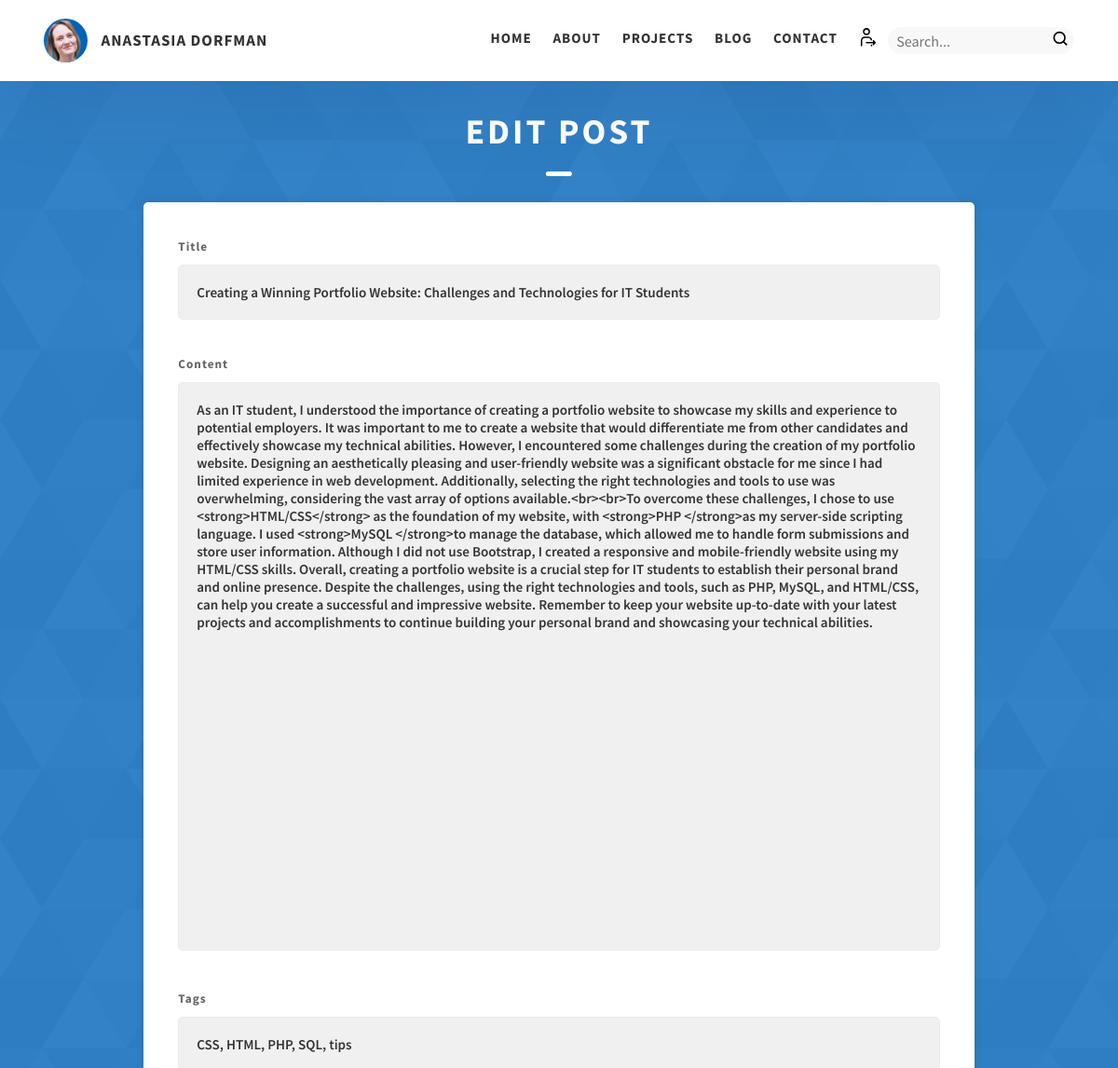
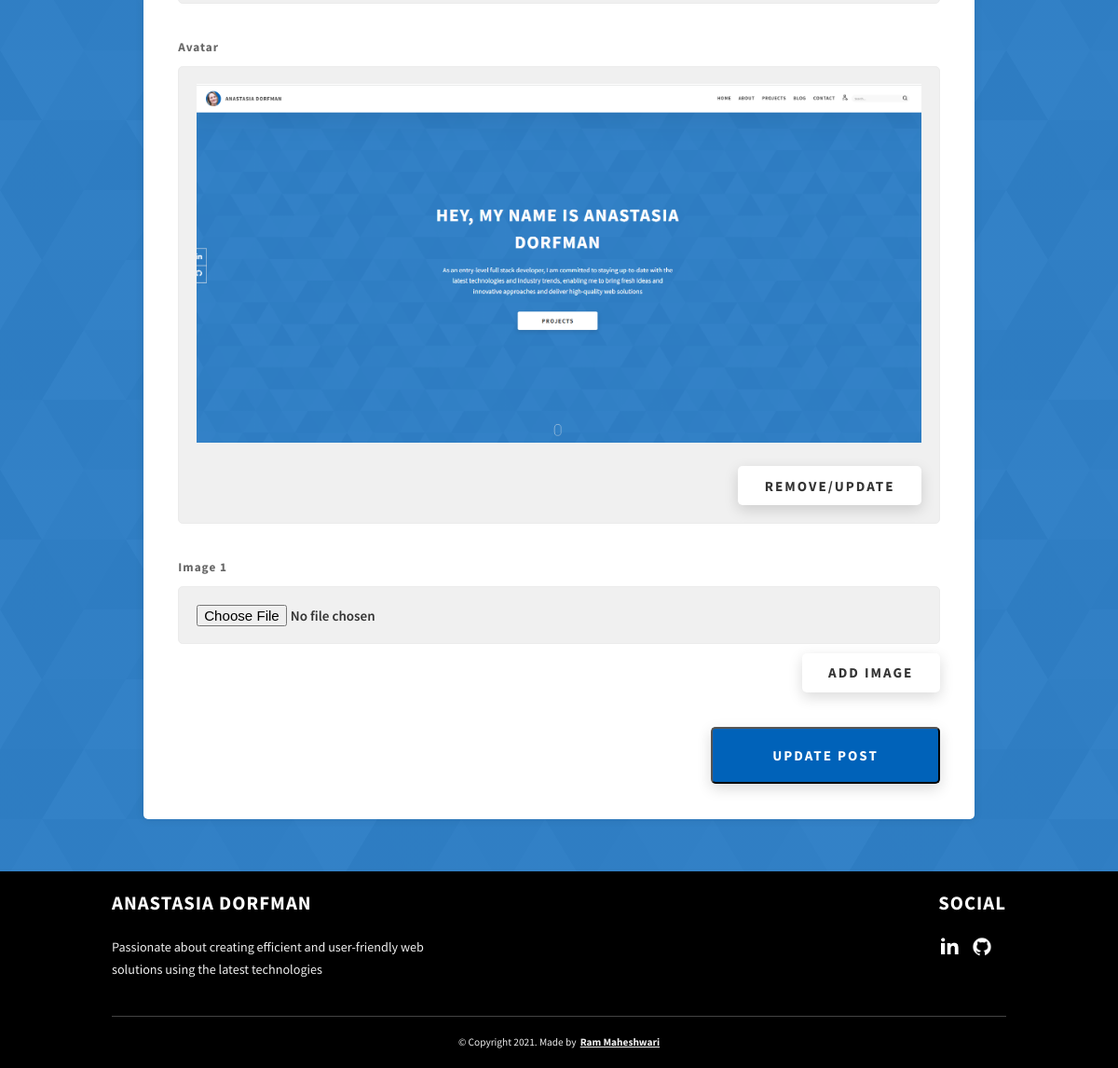
The page /create_post.php?post_id=1 (signed in) on the database its author committed (2 pictures, top to bottom).
### tables this page shows
CREATE TABLE `posts` (
  `post_id` int(11) NOT NULL AUTO_INCREMENT,
  `title` varchar(255) NOT NULL,
  `content` longtext NOT NULL,
  `created_at` timestamp NOT NULL DEFAULT CURRENT_TIMESTAMP,
  `blog_id` int(11) NOT NULL,
  `user_id` int(11) NOT NULL,
  PRIMARY KEY (`post_id`),
  KEY `FK_posts_idx` (`blog_id`),
  KEY `FK_posts_users_idx` (`user_id`),
  CONSTRAINT `FK_posts` FOREIGN KEY (`blog_id`) REFERENCES `blogs` (`blog_id`) ON DELETE NO ACTION ON UPDATE NO ACTION,
  CONSTRAINT `FK_posts_users` FOREIGN KEY (`user_id`) REFERENCES `users` (`user_id`) ON DELETE CASCADE ON UPDATE CASCADE
);

CREATE TABLE `images` (
  `image_id` int(11) NOT NULL AUTO_INCREMENT,
  `type` varchar(45) NOT NULL DEFAULT 'image',
  `name` varchar(45) DEFAULT NULL,
  `link` varchar(255) NOT NULL,
  `post_id` int(11) DEFAULT NULL,
  `project_id` int(11) DEFAULT NULL,
  PRIMARY KEY (`image_id`),
  KEY `FK_images_posts_idx` (`post_id`),
  KEY `FK_images_projects_idx` (`project_id`),
  CONSTRAINT `FK_images_posts` FOREIGN KEY (`post_id`) REFERENCES `posts` (`post_id`) ON DELETE NO ACTION ON UPDATE NO ACTION,
  CONSTRAINT `FK_images_projects` FOREIGN KEY (`project_id`) REFERENCES `projects` (`id`) ON DELETE NO ACTION ON UPDATE NO ACTION
);

### www/includes/Post.php (called while the page is built, shortened)
<?php
class Post
{
    private $title;
    private $content;
    private $images = [];
    private $avatar = '';
    public function __construct(
        int $userId,
        string $title,
        string $content,
        int $blogId,
        array $tags = null,
        int $postId = null,
        array $images = null,
        string $avatar = null
    ) {
        $this->title = $title;
        $this->content = $content;
        $this->images = $images;
        $this->avatar = $avatar;
    }
    public function getTitle(): string
    {
        return $this->title;
    }
    public function getContent(): string
    {
        return $this->content;
    }
    public function getImages(): array
    {
        return $this->images;
    }
    public function getAvatar(): string
    {
        return $this->avatar;
    }
    public static function getPostById(int $postId)
    {
        try {
            $tags = self::getTagsByPostId($postId);
            $images = self::getImagesByPostId($postId);
            $avatar = self::getAvatarByPostId($postId);
            $con = $GLOBALS['con'];
            $sql = "SELECT title, content, created_at, blog_id, user_id FROM posts WHERE post_id = ?";
            $stmt = $con->prepare($sql);
            $stmt->bind_param('i', $postId);
            $stmt->execute();
            $result = $stmt->get_result();
            if ($result->num_rows > 0) {
                $row = $result->fetch_assoc();
                return new Post(
                    $row['user_id'],
                    $row['title'],
                    $row['content'],
                    $row['blog_id'],
                    $tags,
                    $postId,
                    $images,
                    $avatar
                );
            } else {
                return null;
            }
        } catch (Exception $ex) {
            setFeedbackAndRedirect($ex->getMessage(), "error");
        }
    }
    private static function getTagsByPostId($postId): array
    {
        try {
            $con = $GLOBALS['con'];
            $sql = "SELECT tag_name FROM post_tags WHERE post_id = $postId";
            $result = $con->query($sql);
            $tags = [];
            while ($row = $result->fetch_assoc()) {
                array_push($tags, $row['tag_name']);
            }
            return $tags;
        } catch (Exception $ex) {
            setFeedbackAndRedirect($ex->getMessage(), "error");
        }
    }
    private static function getAvatarByPostId($postId): string
    {
        try {
            $con = $GLOBALS['con'];
            $sql = "SELECT link FROM images WHERE post_id = $postId AND type = 'avatar'";
            $result = $con->query($sql);
            $numRows = $result->num_rows;
            $avatar = '';
            if ($numRows == 1) {
                $row = $result->fetch_assoc();
                $avatar = $row['link'];
            }
            return $avatar;
        } catch (Exception $ex) {
            setFeedbackAndRedirect($ex->getMessage(), "error");
        }
    }
    private static function getImagesByPostId($postId): array
    {
        try {
            $con = $GLOBALS['con'];
            $sql = "SELECT link FROM images WHERE post_id = $postId AND type = 'image'";
            $result = $con->query($sql);
            $images = [];
            return $images;
        } catch (Exception $ex) {
            setFeedbackAndRedirect($ex->getMessage(), "error");
        }
    }
}

### www/create_post.php (the view, shortened to what this page needs)
<?php
include_once "includes/Post.php";
$postId = -1;
if (isset($_GET['post_id']) && !empty($_GET['post_id']))
    $postId = $_GET['post_id'];
$title = '';
$content = '';
$imageUrls = '';
$editing = false;
$imagesCount = 0;
if ($postId != -1) {
    $post = Post::getPostById($postId);
    if ($post) {
        $title = $post->getTitle();
        $content = $post->getContent();
        $images = $post->getImages();
        $imagesCount = $images == null ? 0 : count($images);
        $imageUrls = implode(', ', $post->getImages());
        $editing = true;
    } else {
        setFeedbackAndRedirect("Invalid post ID", "error", "blog.php");
    }
}
?>
<!DOCTYPE html>
<html lang="en">
<head>
    <link rel="stylesheet" href="includes/css/style.css">
</head>
<body>
    <?php include "includes/header.php"; ?>
    <div id="contact" class="contact sec-pad dynamicBg">
        <div class="main-container">
            <h2>
                <span class="heading-sec__main heading-sec__main--lt mt-4"><?php echo $editing ? 'Edit Post' : 'Create Post'; ?></span>
            </h2>
            <div class="post__form-container">
                <form action="create_post_proc.php" method="POST" class="contact__form" enctype="multipart/form-data">
                    <div class="contact__form-field">
                        <label class="contact__form-label" for="title">Title</label>
                        <input required type="text" class="contact__form-input" name="title" id="title" placeholder="Title" value="<?php echo $title ?>" />
                    </div>
                    <div class="contact__form-field">
                        <label class="contact__form-label" for="content">Content</label>
                        <textarea cols="40" rows="30" class="contact__form-input tiny-mce" name="content" id="content" placeholder="Content"><?php echo $content ?></textarea>
                    </div>
                    <div class="contact__form-field">
                        <label class="contact__form-label" for="tags">Tags</label>
                    </div>
                    <div class="contact__form-field">
                        <label class="contact__form-label" for="avatar">Avatar</label>
                        <?php if ($postId != -1 && $post != null && $post->getAvatar() != null) { ?>
                            <div class="contact__form-input">
                                <img src="<?php echo $post->getAvatar() ?>" alt="Avatar" class="post__avatar" />
                                <button type="submit" class="btn btn--med" class="header__link" name="removeImage" form="remove_avatar">Remove/Update</button>
                            </div>
                        <?php } ?>
                    </div>
                    <div class="contact__form-field">
                        <?php if ($postId == -1 || $imageUrls == '') { ?>
                            <label class="contact__form-label" for="image">Image <?php echo ($imagesCount + 1) ?> </label>
                            <input type="file" class="contact__form-input" name="image[]" id="image" accept="image/*" />
                        <?php } ?>
                        <div class="btn-margin">
                            <button type="button" class="btn btn--med" id="addImage">Add Image</button>
                        </div>
                    </div>
                    <input type="submit" class="btn btn--theme contact__btn" name="createEditPost" value="<?php echo $editing ? 'Update Post' : 'Create Post'; ?>">
                </form>
            </div>
        </div>
    </div>
    <?php include "includes/footer.php"; ?>
    <?php include 'includes/scripts.php'; ?>
</body>
</html>

### www/includes/css/style.css (style rules this page uses)
*, *::after, *::before { margin: 0; padding: 0; box-sizing: inherit; font-family: inherit; }
html { font-size: 62.5%; scroll-behavior: smooth; }
@media only screen and (max-width: 75em) { html { font-size: 59%; } }
body, p { box-sizing: border-box; position: relative; line-height: 1.5; font-family: sans-serif; overflow-x: hidden; overflow-y: scroll; font-family: 'Source Sans Pro', sans-serif; }
button { border: none; cursor: pointer; }
textarea { resize: none; }
.heading-sec__main { display: block; font-size: 4rem; text-transform: uppercase; letter-spacing: 1px; letter-spacing: 3px; text-align: center; margin-bottom: 3.5rem; position: relative; }
.heading-sec__main--lt { color: #fff; }
.heading-sec__main--lt::after { content: ''; background: #fff !important; }
.heading-sec__main::after { content: ''; position: absolute; top: calc(100% + 1.5rem); height: 5px; width: 3rem; background: #0062b9; left: 50%; transform: translateX(-50%); border-radius: 5px; }
.main-container { max-width: 80%; margin: auto; width: 92%; }
.btn { background: #fff; color: #333; text-transform: uppercase; letter-spacing: 2px; display: inline-block; font-weight: 700; border-radius: 5px; box-shadow: 0 5px 15px 0 rgba(0, 0, 0, 0.15); transition: transform .3s; }
.btn--med { padding: 1.2rem 3rem; font-size: 1.6rem; }
.btn--theme { background: #0062b9; color: #fff; }
.sec-pad { padding: 8rem 0 6rem 0; }
.contact { background: linear-gradient(to right, rgba(0, 98, 185, 0.8), rgba(0, 98, 185, 0.8)), url(../../assets/svg/common-bg.svg); background-size: cover; background-position: center; }
.contact__form-field { margin-bottom: 4rem; }
.contact__form-label { color: #666; font-size: 1.4rem; letter-spacing: 1px; font-weight: 700; margin-bottom: 1rem; display: block; text-align: left; }
.contact__form-input { color: #333; padding: 2rem; width: 100%; border: 1px solid #ebebeb; font-size: 1.6rem; letter-spacing: 0px; background: #f0f0f0; border-radius: 5px; font-weight: 600; }
.contact__form-input::placeholder { color: #999; font-weight: 600; font-size: 1.6rem; }
.contact__btn { width: 30%; padding: 2rem 4rem; font-size: 1.6rem; }
.post__avatar { width: 100%; margin-bottom: 2rem; max-width: 700px; }
.post__form-container { box-shadow: 0 0 10px rgba(0, 0, 0, 0.1); background: white; padding: 4rem; margin-top: 6rem; max-width: 93%; text-align: right; width: 95%; border-radius: 5px; margin: 5rem auto 0 auto; }
.btn-margin { margin-top: 1rem; margin-bottom: 2rem; }
.contact__form-field img { max-width: 100%; height: auto; max-height: 91%; }
.mt-4 { margin-top: 4rem; }

### www/includes/swal/sweetalert2.css (style rules this page uses)
[class^=swal2] { -webkit-tap-highlight-color: transparent; }
body.swal2-shown:not(.swal2-no-backdrop):not(.swal2-toast-shown) { overflow: hidden; }
body.swal2-height-auto { height: auto !important; }

### rows shown on the page
posts: title "Creating a Winning Portfolio Website: Challenges and Technologies for IT Students", content "As an IT student, I understood the importance of creating a portfolio website to showcase my skills and experience to potential employers. It was important to me to create a website that would differentiate me from other candidates and effectively showcase my technical abilities. However, I encountered some challenges during the creation of my portfolio website. Designing an aesthetically pleasing and user-friendly website was a significant obstacle for me since I had limited experience in web development. Additionally, selecting the right technologies and tools to use was overwhelming, considering the vast array of options available.<br><br>To overcome these challenges, I chose to use…"
images: link (picture)

### other values the page prints
$imagesCount + 1 "1"
